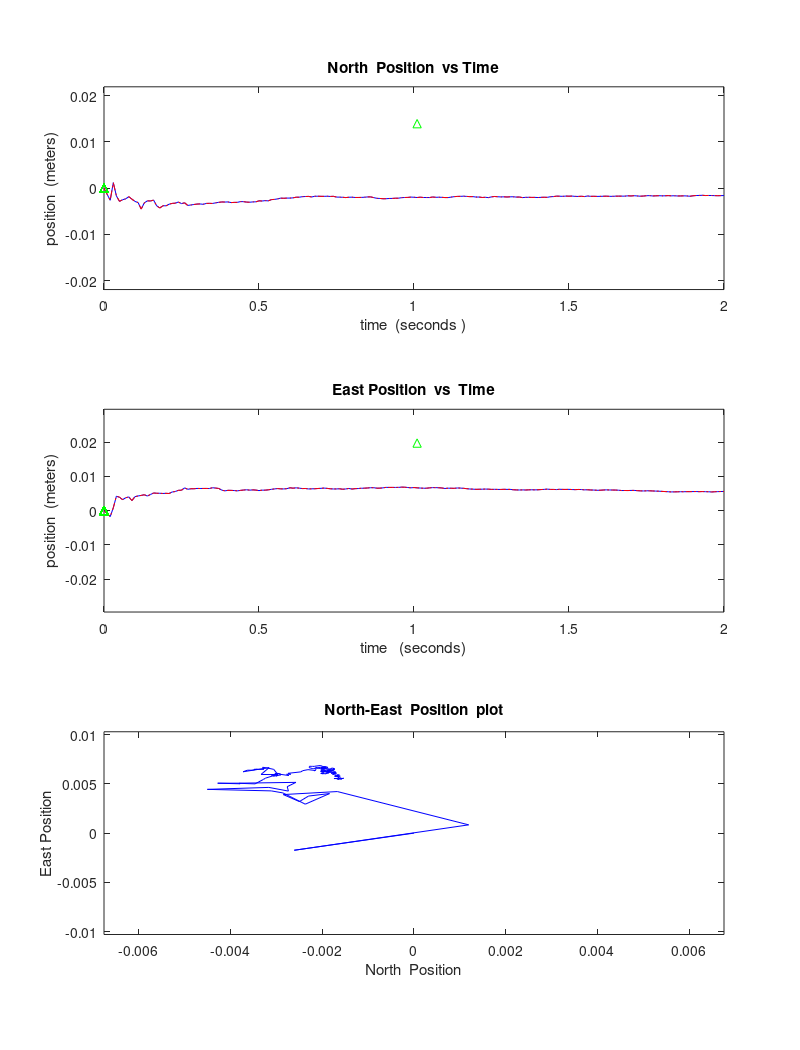

Here is the MATLAB script that generated this plot:
clear all

% SANS Kalman  Filter in
% "An integrated INS/GPS navigation system for small AUVs using an asynchronous Kalman filter"
% By Glenn  Hernandez
% 8 May 98
% edited from pdf by nicholasferguson@wingarch.com 2019
% removed unused code from v1

% Number of minutes  for simulated  run
minutes =  1;

% Define the  resolution of the simulation  here
delta_t =  .01;  % For 100 Hz resolution

% Number of  samples
samples =  1/delta_t * 2 * minutes;   % Gives 60000  samples at delta_t = .01 seconds

% Time Constants
tau_1 = 60;     % seconds for velocity
tau_2 = 60;     % seconds for GPS
tau_3 = 3600;  % seconds for ocean  current

% Process Noise  Vector
wl = randn(1, samples)
w2 = randn(1, samples)
w3 = randn(1, samples);
w4 = randn(1, samples);
w5 = 600 * randn(1, samples);  % Gives  a GPS standard  deviation of  3 m
w6 = 600 * randn(1,samples);  % Gives  a GPS standard  deviation of  3 m
w7 = zeros(1,samples);        % No white  noise input  for x7
w8 = zeros(1,samples);        % No white  noise input  for x8
w = [wl;w2;w3;w4;w5;w6;w7;w8];

% Measurement Noise  Vector
vl = randn(1,samples);
v2 = randn(1,samples) ;
v3 = randn(1,samples) ;
v4 = randn(1,samples) ;
v_0 = [vl;v2];         % Noise vector without  GPS input
v_l = [vl;v2;v3;v4] ;  % Noise vector with  GPS input

% Generate GPS Sampling
gps_flag = zeros(samples,1);

for g = 1:1/delta_t: samples  % Need at  least .01 seconds  between GPS fixes

j = rand;  % Normalized  random generator  between   and  1
  if j < .5
    gps_flag(g)  = 0;  % No GPS Signal Available
  else
    gps_flag(g)  = 1;  % GPS Signal Available
  end
end


% State Transition  Matrix
F = [exp(-delta_t/tau_1) 	0 0 0 0 0 0 0;
       0  exp(-delta_t/tau_1) 0 0 0 0 0 0;
       0 0  exp(-delta_t/tau_2) 0 0 0 0 0;
       0 0 0  exp(-delta_t/tau_2) 0 0 0 0;
	   0 0 0 0  exp(-delta_t/tau_3) 0 0 0;
	   0 0 0 0 0  exp(-delta_t/tau_3) 0  0;
       tau_1*(1-exp(-delta_t/tau_1)) 0 tau_2*(1-exp(-delta_t/tau_2)) 0 0 0 0 0; 
       0  tau_1*(1-exp(-delta_t/tau_1)) 0  tau_2*(1-exp(-delta_t/tau_2)) 0 0 0 0];

Q =  [((1/(2*tau_1) )*(1-exp((-2*delta_t)/tau_1))) 0 0 0 0 0 0 0;
          0 ((1/(2*tau_1) )*(1-exp((-2*delta_t)/tau_1))) 0 0 0 0 0 0;
          0 0 ((1/(2*tau_2))*(1-exp((-2*delta_t)/tau_2))) 0 0 0 0 0;
          0 0 0 ((1/(2*tau_2))*(1-exp((-2*delta_t)/tau_2))) 0 0 0 0;
          0 0 0 0 ((1/(2*tau_3))*(1-exp((-2*delta_t)/tau_3))) 0 0 0;
          0 0 0 0 0 ((1/(2*tau_3))*(1-exp((-2*delta_t)/tau_3))) 0 0;
		  0 0 0 0 0							0				    0 0;
          0 0 0 0 0                         0                   0 0];

% Generate Process  Noise Vectors
process_noise  = sqrt(Q)*w;

% Initial x_hat_minus
xV(8,samples) = zeros;

% Initial x_hat_plus
xV1(8,samples) = zeros;

% Initial State  Vector
x(8,samples)  = zeros;

% Error Covariance  Matrix
R_0 = diag([.5  .5]);      % Without  GPS signal
R_l = diag([.5  .5 0 0]);    % With  GPS signal   

% Generate Measurement  Noise Vectors
sensor_noise_0  = sqrt(R_0) * v_0;   % Without GPS signal
sensor_noise_1  = sqrt(R_l) * v_l;   % With GPS signal

% Initial z as globals for graphing
z_gps = zeros(1,samples); 
z_gps1 = zeros(1,samples); 
z_gps2 = zeros(1,samples); 
z_gps3 = zeros(1,samples); 
z_gps4 = zeros(1,samples); 
z_gps_time = zeros(1,samples); 
% Initial Error  Covariance Matrix
P =  [0.5 0 0 0 0 0 0 0;
             0 0.5 0 0 0 0 0 0;
             0 0 1 0 0 0 0 0;
             0 0 0 1 0 0 0 0;
             0 0 0 0 3 0 0 0;
             0 0 0 0 0 3 0 0;
             0 0 0 0 0 0 5 0;
             0 0 0 0 0 0 0 5];

time_index_a =1;    % Initial Index  forMeasurement  Vector without  GPS
time_index_b =1;    % Initial Index  forMeasurement  Vector with GPS

'Beginning Kalman  Loops'

% Begin Simulation
for i = 2:samples

  % Generate State Vectors  and Measurement  Vectors
  x(:,i) = F * x(:,i-1)  + process_noise( :,i-1);
 % Kalman loop with  out GPS signal
  if gps_flag(i)  ==  0
  
        H =  [1 0 0 0 0 0 0 0;
             0 1 0 0 0 0 0 0];

        R = diag([.5  .5]);

        sensor_noise_0( :,i) = sqrt(R) * v_0(:,i);

        z_vell(time_index_a) = H(1,:) * x(:,i)  + sensor_noise_0(1,i)
        z_vel2(time_index_a) = H(2,:) * x(:,i)  + sensor_noise_0(2,i)

        z_vel_time(time_index_a)  = i * delta_t;

        z_vel =  [z_vell ; z_vel2];

        % Compute Ka1man  Gain
        K = P * H' * inv(H * P * H' + R);

      %  Update Estimate
      xV1(:,i) = xV(:,i-1)+K*(z_vel(:,time_index_a) - H *xV(:,i-1));

      %  Compute Error  Covariance for Updated  Estimate
      P1 = (eye(8)- K * H )*P;
      P1 = (P1+ P1')/2;

      time_index_a = time_index_a +1; % Increase the  measurement vector  index by  1

   else
       H=   [1 0 0 0 0 0 0 0;
            0 1 0 0 0 0 0 0;
            0 0 0 0 1 0 1 0;
            0 0 0 0 0 1 0 1];

      R =  diag([.5 .5  0 0]);                           

      z_gps1(time_index_b) = H(1,:)* x(:,i)+ sensor_noise_1(1,i);
      z_gps2(time_index_b) = H(2,:)* x(:,i)+ sensor_noise_1(2,i);
      z_gps3(time_index_b) = H(3,:)* x(:,i)+ sensor_noise_1(3,i);
      z_gps4(time_index_b) = H(4,:)* x(:,i)+ sensor_noise_1(4,i);
      z_gps  = [z_gps1  ; z_gps2 ; z_gps3  ; z_gps4];
      z_gps_time(time_index_b) = i * delta_t;

      % Compute  Ka1man Gain
      K =  P * H'  * inv(H * P  * H' + R);

      % Update  Estimate
      xV1(:,i) = xV(:,i-1)+ K *(z_gps(:,time_index_b) - H *xV (:,i-1));

      % Compute  Error Covariance  for Updated Estimate
      P1  = ( eye(8)  -  K  * H ) *  P;
      P1  = ( P1  + P1') / 2;

      time_index_b  = time_index_b  +1; % Increase the measurement vector  index by 1
 end % if
      % Project   Ahead
  xV(:,i) =  F * xV1( :,i);
  P  =  F * P1  * F'  + Q;
  P  =  ( P  + P') /  2;
  x(:,i)=xV(:,i);
  time(i)  =  i * delta_t;   %   Memorize  time index
  


end %for

figure(1)
subplot(3,1,1)
plot(time, xV(7,:),'b-',time, xV(7,:),'r-.',z_gps_time,z_gps3, 'g^')
xlabel('time  (seconds )')
ylabel('position  (meters)')
title('North  Position  vs Time')
axis([0  max(time)  -1.5*max(abs(z_gps3))+-delta_t/10 1.5*max(abs(z_gps3))+delta_t/10])

subplot(3,1,2)
plot(time,  xV(8,:),'b-',time,  xV(8,:), 'r-.',z_gps_time,z_gps4,  'g^')
xlabel('time   (seconds)')
ylabel('position  (meters)')
title('East Position  vs  Time')
axis([0  max(time)  -1.5*max(abs(z_gps4) ) 1.5*max(abs(z_gps4))])

subplot(3,1,3)
plot(xV(7,:), xV(8,:), 'b-')
xlabel('North  Position')
ylabel('East Position')
title('North-East  Position  plot')
axis([-1.5*max(abs(xV(7,:)))  1.5*max(abs(xV(7,:)))...
      -1.5*max(abs(xV(8,:)))  1.5*max(abs(xV(8,:)))])

orient tall